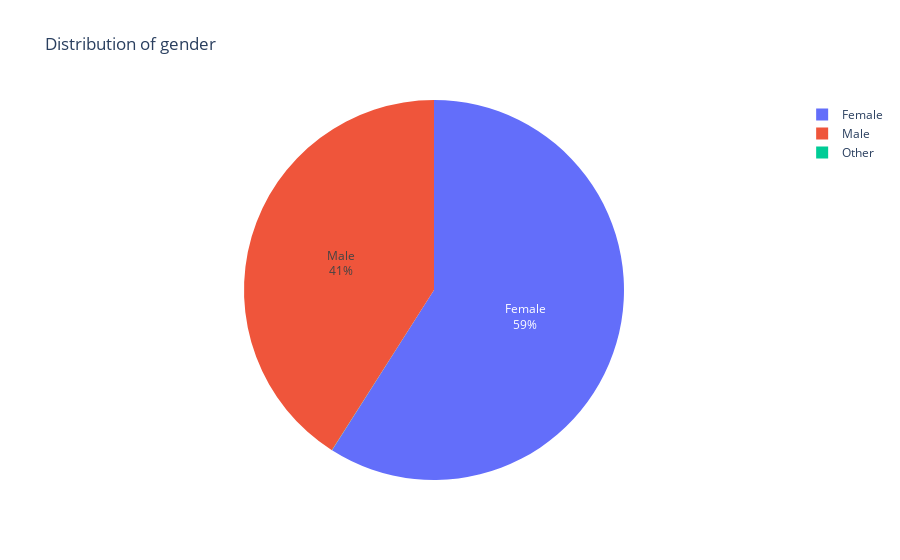
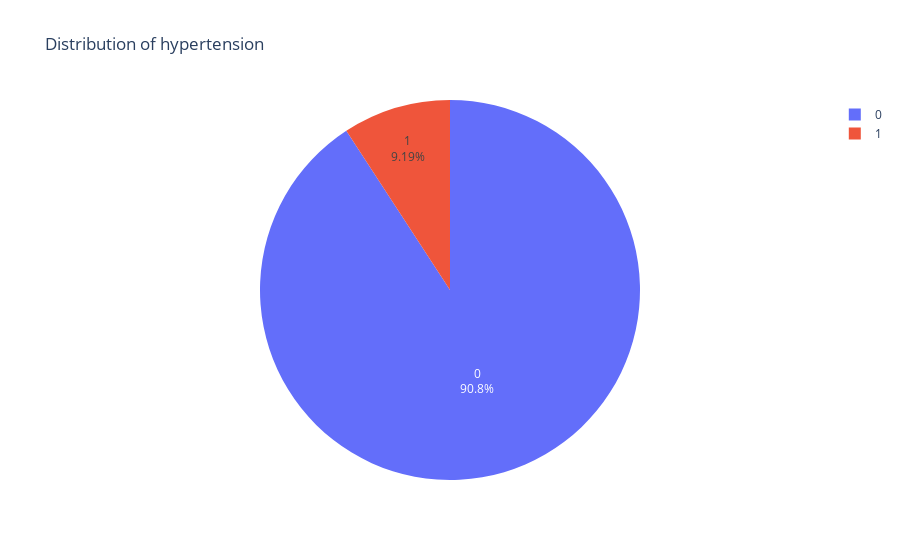
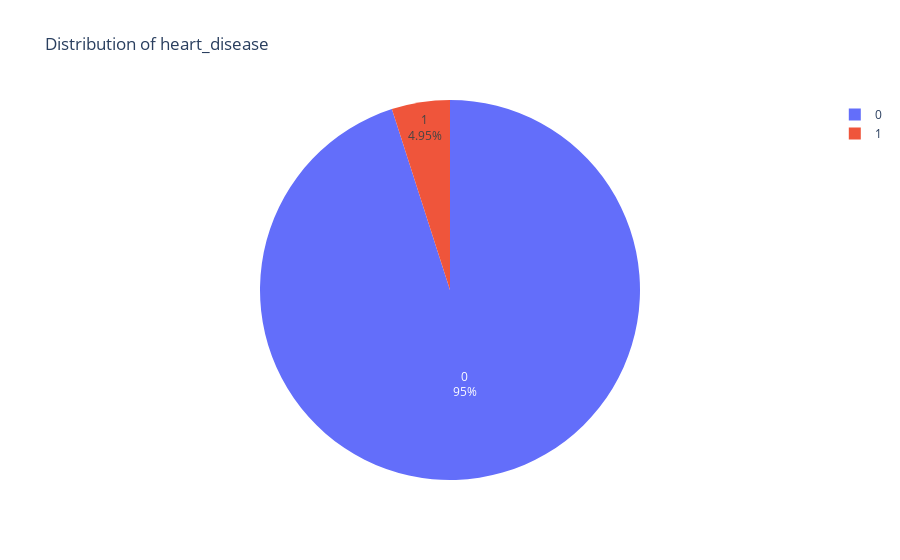
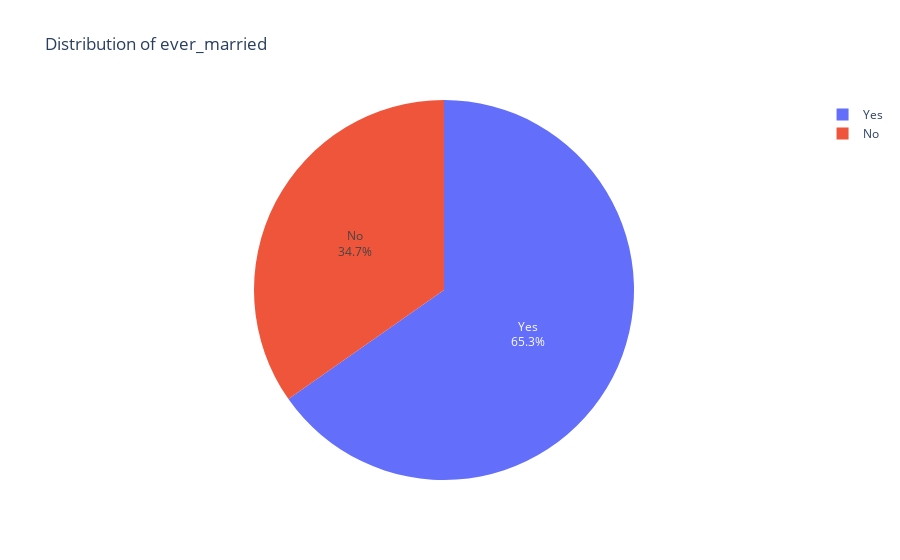

Write notebook code for charts like these, in order.
### Markdown cell above
### Apresentação inicial da % de cada atributo
----

### Code cell
#!pip install plotly_express

import plotly_express as pe

cols = ["gender","hypertension","heart_disease","ever_married","work_type","Residence_type","smoking_status","stroke"]
for col in cols:
    fig = pe.pie(values=df[col].groupby(df[col]).count(),names=df[col].groupby(df[col]).count().index,title="Distribution of {}".format(col))
    fig.update_traces(textposition='inside', textinfo='percent+label')
    fig.show()

### Figure 1 — Plotly figure (JSON) as saved in the notebook; plotly's stock layout.template omitted (floating-point values rounded to 4 significant figures)
{"data": [{"domain": {"x": [0, 1], "y": [0, 1]}, "hovertemplate": "label=%{label}<br>value=%{value}<extra></extra>", "labels": ["Female", "Male", "Other"], "legendgroup": "", "name": "", "showlegend": true, "textinfo": "percent+label", "textposition": "inside", "type": "pie", "values": [2897, 2011, 1]}], "layout": {"legend": {"tracegroupgap": 0}, "title": {"text": "Distribution of gender"}}}

### Figure 2 — Plotly figure (JSON) as saved in the notebook; plotly's stock layout.template omitted (floating-point values rounded to 4 significant figures)
{"data": [{"domain": {"x": [0, 1], "y": [0, 1]}, "hovertemplate": "label=%{label}<br>value=%{value}<extra></extra>", "labels": [0, 1], "legendgroup": "", "name": "", "showlegend": true, "textinfo": "percent+label", "textposition": "inside", "type": "pie", "values": [4458, 451]}], "layout": {"legend": {"tracegroupgap": 0}, "title": {"text": "Distribution of hypertension"}}}

### Figure 3 — Plotly figure (JSON) as saved in the notebook; plotly's stock layout.template omitted (floating-point values rounded to 4 significant figures)
{"data": [{"domain": {"x": [0, 1], "y": [0, 1]}, "hovertemplate": "label=%{label}<br>value=%{value}<extra></extra>", "labels": [0, 1], "legendgroup": "", "name": "", "showlegend": true, "textinfo": "percent+label", "textposition": "inside", "type": "pie", "values": [4666, 243]}], "layout": {"legend": {"tracegroupgap": 0}, "title": {"text": "Distribution of heart_disease"}}}

### Figure 4 — Plotly figure (JSON) as saved in the notebook; plotly's stock layout.template omitted (floating-point values rounded to 4 significant figures)
{"data": [{"domain": {"x": [0, 1], "y": [0, 1]}, "hovertemplate": "label=%{label}<br>value=%{value}<extra></extra>", "labels": ["No", "Yes"], "legendgroup": "", "name": "", "showlegend": true, "textinfo": "percent+label", "textposition": "inside", "type": "pie", "values": [1705, 3204]}], "layout": {"legend": {"tracegroupgap": 0}, "title": {"text": "Distribution of ever_married"}}}
